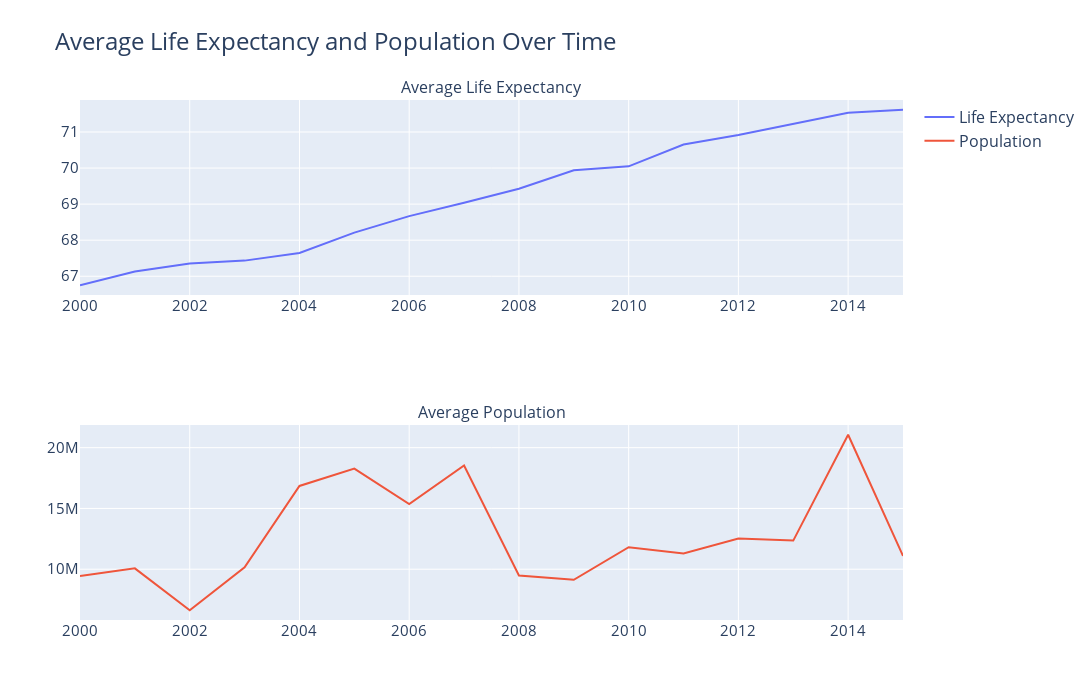

The cell this chart's notebook holds for it:
### Code cell
fig1 = sp.make_subplots(rows=2, cols=1, subplot_titles=['Average Life Expectancy', 'Average Population'])

fig1.add_trace(
    go.Scatter(x=average_life_expectancy_yearly['Year'], y=average_life_expectancy_yearly['Life expectancy '],
               mode='lines', name='Life Expectancy'),
    row=1, col=1
)

fig1.add_trace(
    go.Scatter(x=average_population_yearly['Year'], y=average_population_yearly['Population'],
               mode='lines', name='Population'),
    row=2, col=1
)
# Update layout for better readability
fig1.update_layout(
    title_text="Average Life Expectancy and Population Over Time",
    title_font=dict(size=24),
    legend=dict(font=dict(size=16)),
    font=dict(size=15),
    width=1500,
    height=700,
)
fig1.show()

### Figure 1 — Plotly figure (JSON) as saved in the notebook; plotly's stock layout.template omitted (floating-point values rounded to 4 significant figures)
{"data": [{"mode": "lines", "name": "Life Expectancy", "type": "scatter", "x": [2000, 2001, 2002, 2003, 2004, 2005, 2006, 2007, 2008, 2009, 2010, 2011, 2012, 2013, 2014, 2015], "xaxis": "x", "y": [66.75, 67.13, 67.35, 67.43, 67.65, 68.21, 68.67, 69.04, 69.43, 69.94, 70.05, 70.65, 70.92, 71.24, 71.54, 71.62], "yaxis": "y"}, {"mode": "lines", "name": "Population", "type": "scatter", "x": [2000, 2001, 2002, 2003, 2004, 2005, 2006, 2007, 2008, 2009, 2010, 2011, 2012, 2013, 2014, 2015], "xaxis": "x2", "y": [9440000.0, 10070000.0, 6625000.0, 10160000.0, 16850000.0, 18280000.0, 15370000.0, 18540000.0, 9488000.0, 9132000.0, 11810000.0, 11300000.0, 12520000.0, 12360000.0, 21060000.0, 11100000.0], "yaxis": "y2"}], "layout": {"annotations": [{"font": {"size": 16}, "showarrow": false, "text": "Average Life Expectancy", "x": 0.5, "xanchor": "center", "xref": "paper", "y": 1, "yanchor": "bottom", "yref": "paper"}, {"font": {"size": 16}, "showarrow": false, "text": "Average Population", "x": 0.5, "xanchor": "center", "xref": "paper", "y": 0.375, "yanchor": "bottom", "yref": "paper"}], "font": {"size": 15}, "height": 700, "legend": {"font": {"size": 16}}, "title": {"font": {"size": 24}, "text": "Average Life Expectancy and Population Over Time"}, "width": 1500, "xaxis": {"anchor": "y", "domain": [0, 1]}, "xaxis2": {"anchor": "y2", "domain": [0, 1]}, "yaxis": {"anchor": "x", "domain": [0.625, 1]}, "yaxis2": {"anchor": "x2", "domain": [0, 0.375]}}}
